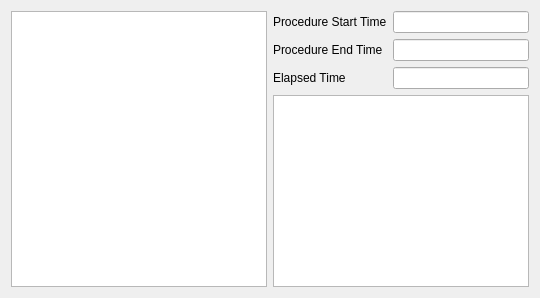
          <widget class="QWidget" name="manifoldTab">
           <attribute name="title">
            <string>6 - Manifold</string>
           </attribute>
           <layout class="QGridLayout" name="gridLayout_21">
            <item row="0" column="0" rowspan="2">
             <widget class="QListWidget" name="pan6ComList"/>
            </item>
            <item row="0" column="1">
             <layout class="QGridLayout" name="gridLayout_10">
              <item row="0" column="0">
               <widget class="QLabel" name="label_33">
                <property name="text">
                 <string>Procedure Start Time</string>
                </property>
               </widget>
              </item>
              <item row="0" column="1">
               <widget class="QLineEdit" name="pan6STimeLE">
                <property name="readOnly">
                 <bool>true</bool>
                </property>
               </widget>
              </item>
              <item row="1" column="0">
               <widget class="QLabel" name="label_34">
                <property name="text">
                 <string>Procedure End Time</string>
                </property>
               </widget>
              </item>
              <item row="1" column="1">
               <widget class="QLineEdit" name="pan6ETimeLE">
                <property name="readOnly">
                 <bool>true</bool>
                </property>
               </widget>
              </item>
              <item row="2" column="0">
               <widget class="QLabel" name="label_32">
                <property name="text">
                 <string>Elapsed Time</string>
                </property>
               </widget>
              </item>
              <item row="2" column="1">
               <widget class="QLineEdit" name="pan6TTimeLE">
                <property name="readOnly">
                 <bool>true</bool>
                </property>
               </widget>
              </item>
             </layout>
            </item>
            <item row="1" column="1">
             <widget class="QListWidget" name="pan6TimeList"/>
            </item>
           </layout>
          </widget>
